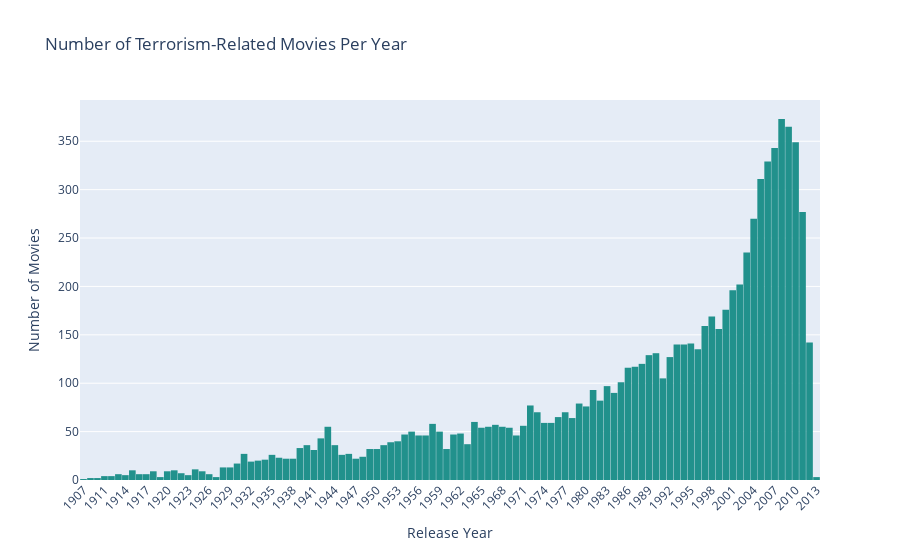

Notebook cell for this chart:
### Markdown cell above
### 2.1 Terrorism-related movies per year.

### Code cell
# We drop the movies that have a NaN value in the release date column
terrorism_movies.dropna(subset=['Release date'], inplace=True)

# Create the histogram using Plotly Express
fig = px.histogram(terrorism_movies, x='Release date',
                   nbins=100,
                   title='Number of Terrorism-Related Movies Per Year',
                   color_discrete_sequence=['#21918c'])

# Update layout for a better appearance
fig.update_layout(
    xaxis_title='Release Year',
    yaxis_title='Number of Movies',
    xaxis_tickangle=-45,
    bargap=0.05 # Smaller gap between bars
)

# Save as html for the website
fig.write_html("plots/time_series_t_movies.html")
# Show the figure
fig.show()

### Figure 1 — Plotly figure (JSON) as saved in the notebook; plotly's stock layout.template omitted (floating-point values rounded to 4 significant figures; data arrays with more than 128 entries replaced by an {"elided": "..."} marker saying what was removed)
{"data": [{"alignmentgroup": "True", "bingroup": "x", "hovertemplate": "Release date=%{x}<br>count=%{y}<extra></extra>", "legendgroup": "", "marker": {"color": "#21918c", "pattern": {"shape": ""}}, "name": "", "nbinsx": 100, "offsetgroup": "", "orientation": "v", "showlegend": false, "type": "histogram", "x": {"elided": "8289 str values"}, "xaxis": "x", "yaxis": "y"}], "layout": {"bargap": 0.05, "barmode": "relative", "legend": {"tracegroupgap": 0}, "title": {"text": "Number of Terrorism-Related Movies Per Year"}, "xaxis": {"anchor": "y", "domain": [0, 1], "tickangle": -45, "title": {"text": "Release Year"}}, "yaxis": {"anchor": "x", "domain": [0, 1], "title": {"text": "Number of Movies"}}}}
